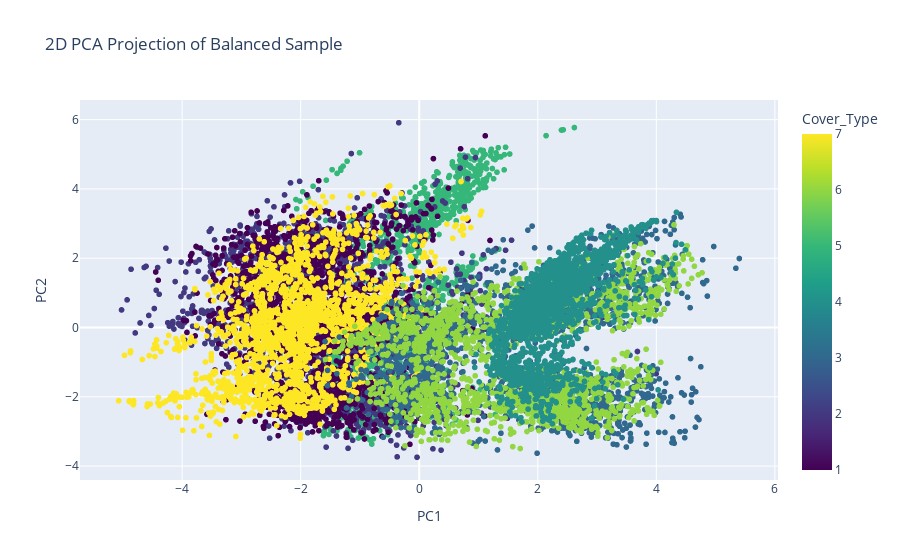

The code cell stored with this chart in its notebook:
### Code cell
# Visualize PCA result (2D projection)
pca_2d = PCA(n_components=2)
X_pca_2d = pca_2d.fit_transform(X_scaled)

# Combine with labels for Plotly
pca_2d_df = pd.DataFrame(X_pca_2d, columns=['PC1', 'PC2'])
pca_2d_df['Cover_Type'] = y_balanced

fig2 = px.scatter(pca_2d_df, x='PC1', y='PC2', color='Cover_Type', 
                  title='2D PCA Projection of Balanced Sample',
                  color_continuous_scale='Viridis')
fig2.show()

### Figure 1 — Plotly figure (JSON) as saved in the notebook; plotly's stock layout.template omitted (floating-point values rounded to 4 significant figures; data arrays with more than 128 entries replaced by an {"elided": "..."} marker saying what was removed)
{"data": [{"hovertemplate": "PC1=%{x}<br>PC2=%{y}<br>Cover_Type=%{marker.color}<extra></extra>", "legendgroup": "", "marker": {"color": {"elided": "12999 int values"}, "coloraxis": "coloraxis", "symbol": "circle"}, "mode": "markers", "name": "", "showlegend": false, "type": "scattergl", "x": {"elided": "12999 float values"}, "xaxis": "x", "y": {"elided": "12999 float values"}, "yaxis": "y"}], "layout": {"coloraxis": {"colorbar": {"title": {"text": "Cover_Type"}}, "colorscale": [[0, "#440154"], [0.1111, "#482878"], [0.2222, "#3e4989"], [0.3333, "#31688e"], [0.4444, "#26828e"], [0.5556, "#1f9e89"], [0.6667, "#35b779"], [0.7778, "#6ece58"], [0.8889, "#b5de2b"], [1, "#fde725"]]}, "legend": {"tracegroupgap": 0}, "title": {"text": "2D PCA Projection of Balanced Sample"}, "xaxis": {"anchor": "y", "domain": [0, 1], "title": {"text": "PC1"}}, "yaxis": {"anchor": "x", "domain": [0, 1], "title": {"text": "PC2"}}}}
